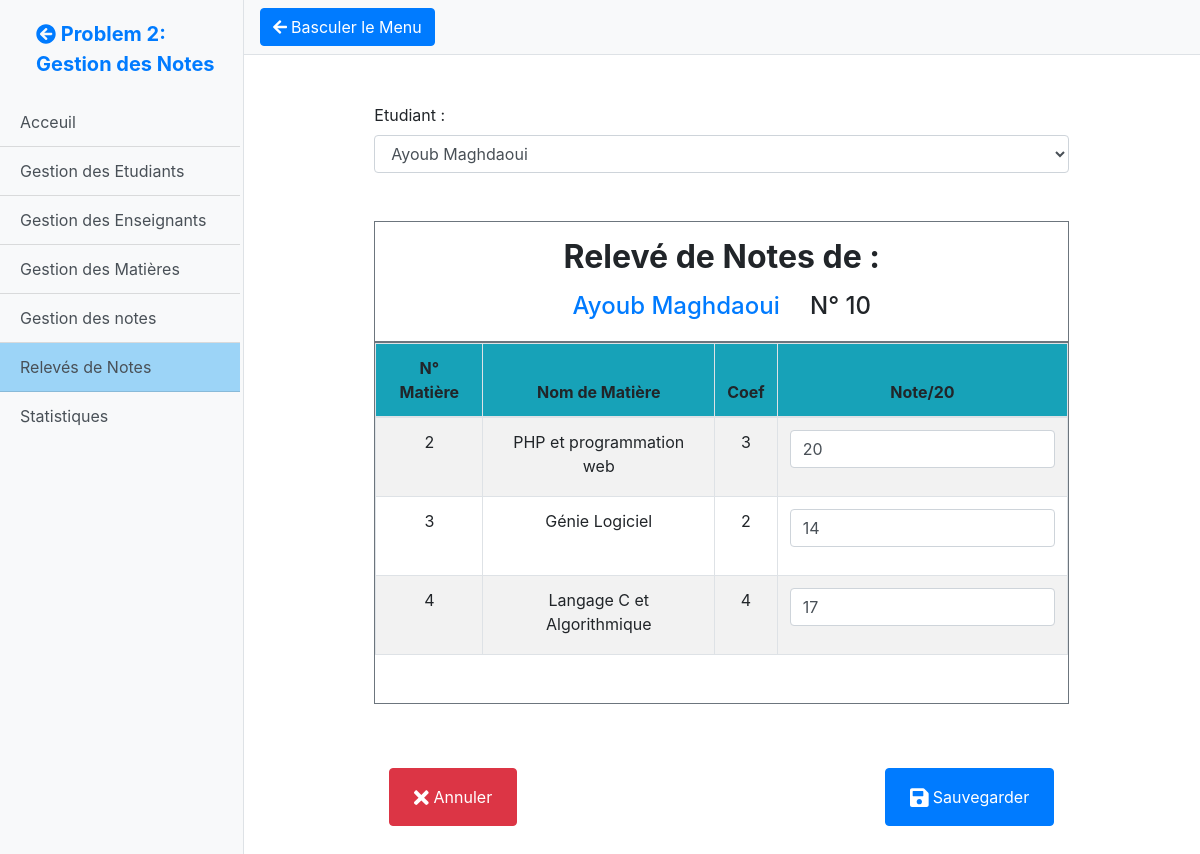
Screenshot of /Notes/Releves_de_Notes.php?M=10 with the database file from the repository.
### tables this page shows
CREATE TABLE `etudiant` (
  `num_etu` int(11) NOT NULL,
  `nom_etu` varchar(60) NOT NULL,
  `CNE` varchar(12) NOT NULL,
  `date_naiss` date NOT NULL,
  `sexe` varchar(6) NOT NULL
);

CREATE TABLE `matiere` (
  `num_mat` int(11) NOT NULL,
  `nom_mat` varchar(50) NOT NULL,
  `coef` int(11) NOT NULL,
  `_num_ens` int(11) NOT NULL
);

CREATE TABLE `notes` (
  `id` int(11) NOT NULL,
  `_num_etu` int(11) NOT NULL,
  `_num_mat` int(11) NOT NULL,
  `note` float DEFAULT NULL
);

### Notes/Config/Config.php (called while the page is built)
<?php
return (object) array(
    'host' => 'localhost',
    'port'  =>  '3306',
    'username' => 'root',
    'password' => '',
    'database' => 'gestion_notes'
);
?>

### Notes/Classes/DB_Connexion.php (called while the page is built, shortened)
<?php
class DB_Connexion {
    protected function __construct()
    {
        $Config = include('./Config/Config.php');
        $this->host = $Config->host;
        $this->port = $Config->port;
        $this->username = $Config->username;
        $this->password = $Config->password;
        $this->database = $Config->database;
        $connexionString =  "mysql:dbname=".$this->database.";host=".$this->host.";port=".$this->port;
        try{
        $this->Connexion = new PDO($connexionString,$this->username,$this->password);
        }catch(PDOException $exc){
            trigger_error(" La connexion à la base de données a échouée vérifiez la base de donnée et sa configuration .",E_USER_ERROR);
        }
    }
}
?>

### Notes/Controllers/ReleveDeNotesController.php (called while the page is built, shortened)
<?php
    require_once('./Models/Etudiant.php');
    require_once('./Models/matiere.php');
    require_once('./Models/note.php');
    $Etudiant = new Etudiant();
    if(isset($_GET['E'])){
        $E= $_GET['E'];
        if(empty($E)||!ctype_digit($E)){
            $EtudErr = 'data';
        }else if( ! $Etudiant->Find($E) )
        $EtudErr = 'notFound';
        else{
            $NoteObj = new Note();
            $notes = $NoteObj->Get_Student_Notes($E);
            $Moyenne = $NoteObj->Calculer_Moyenne($E);
            unset($NoteObj);
            $MatiereOBJ = new Matiere();
            $matieres = $MatiereOBJ->GetAll();
            unset($MatiereOBJ);
        }
    }
    else if(isset($_GET['M'])){
        $M = $_GET['M'];
        if(empty($M)||!ctype_digit($M)){
            $EtudErr = 'data';
        }else if( ! $Etudiant->Find($M) )
        $EtudErr = 'notFound';
        else{
            $NoteObj = new Note();
            $notes = $NoteObj->Get_Student_Notes($M);
            $MatiereOBJ = new Matiere();
            $matieres = $MatiereOBJ->GetAll();
        }
    }
    $etudiants = $Etudiant->GetAll();
?>

### Notes/Models/Etudiant.php (called while the page is built, shortened)
<?php
require_once("./Classes/DB_Connexion.php");
class Etudiant extends DB_Connexion implements DAO{
    public function Find(string $id){
        $string_of_search = " SELECT * FROM etudiant WHERE num_etu = $id ";
        $statement = $this->Connexion->query( $string_of_search);
        if( $statement && $row = $statement->fetch(PDO::FETCH_ASSOC) ){
            $this->num_etu = $row['num_etu'];
            $this->nom_etu = $row['nom_etu'];
            return true;
        }
        return false;
    }
    public function GetAll(){
        $students = [];
        $sql_statement = "SELECT * FROM etudiant order by num_etu";
        $statement = $this->Connexion->query($sql_statement);
        $rows = $statement->fetchAll(PDO::FETCH_ASSOC);
        foreach($rows as $row){
            $student = (object) ['num_etu'=>''];
            $student->num_etu = $row['num_etu'];
            $student->nom_etu = $row['nom_etu'];
            $student->CNE = $row['CNE'];
            $student->date_naiss = $row['date_naiss'];
            $student->sexe= $row['sexe'];
            array_push($students,$student);
        }
        return $students;
    }
}
?>

### Notes/Models/matiere.php (called while the page is built, shortened)
<?php
require_once("./Classes/DB_Connexion.php");
require_once('./Models/enseignant.php');
class Matiere extends DB_Connexion implements DAO{
    public function GetAll(){
        $matieres = [];
        $sql_statement = "SELECT * FROM matiere order by num_mat";
        $statement = $this->Connexion->query($sql_statement);
        $rows = $statement->fetchAll(PDO::FETCH_ASSOC);
        foreach($rows as $row){
            $matiere = (object) ['num_mat'=>''];
            $matiere->num_mat = $row['num_mat'];
            $matiere->nom_mat = $row['nom_mat'];
            $matiere->_num_ens = $this->Get_Matieres_Ens($row['_num_ens']) ;
            $matiere->coef = $row['coef'];
            array_push($matieres,$matiere);
        }
        return $matieres;
    }
    public function Get_Matieres_Ens($id){
        $tmp = new Enseignant();
        if ( $tmp->Find($id) ){
            return (object) ['nom'=>$tmp->nom_ens,'id'=>$tmp->num_ens];
        }
        return false;
    }
}
?>

### Notes/Models/enseignant.php (called while the page is built, shortened)
<?php
require_once("./Classes/DB_Connexion.php");
class Enseignant extends DB_Connexion implements DAO{
    public function Find(string $id){
        $string_of_search = " SELECT * FROM enseignant WHERE num_ens = $id ";
        $statement = $this->Connexion->query( $string_of_search);
        if( $statement && $row = $statement->fetch(PDO::FETCH_ASSOC) ){
            $this->num_ens = $row['num_ens'];
            $this->nom_ens = $row['nom_ens'];
            return true;
        }
        return false;
    }
}
?>

### Notes/Models/note.php (called while the page is built, shortened)
<?php
require_once("./Classes/DB_Connexion.php");
require_once('./Models/matiere.php');
class Note extends DB_Connexion implements DAO{
    public function Get_Student_Notes($num_etu){
        $notes= [];
        $sql_statement = "SELECT * FROM notes WHERE _num_etu = $num_etu";
        $statement = $this->Connexion->query($sql_statement);
        $rows = $statement->fetchAll(PDO::FETCH_ASSOC);
        foreach($rows as $row){
            $notes = array_merge($notes,[ "'".$row['_num_mat']."'" => $row['note'] ]);
        }
        return $notes;
    }
}
?>

### Notes/Views/modifier_releve_de_notes.php (the view, shortened to what this page needs)
<?php
if(!empty($EtudErr)){
echo '
<div class="alert alert-danger py-5 px-3 my-5 w-100" role="alert">
    ';
switch($EtudErr){
    case 'data':
        echo "Données fournies sont incorrectes";
    break;
    case 'notFound':
        echo "Etudiant Introuvable";
    break;
}
}
else{
?>
<div class="row w-75 d-block mx-auto my-5">
    <div class="form-group">
        <label for="">Etudiant : </label>
        <select class="form-control" name="Etudiant" id="EtudiantSelect">
            <?php
            foreach($etudiants as $etudiant){
                if($Etudiant->num_etu==$etudiant->num_etu)
                echo '
                <option value="'.$etudiant->num_etu.'" selected>'.$etudiant->nom_etu.'</option>
                ';
                else
                echo '
                <option value="'.$etudiant->num_etu.'" >'.$etudiant->nom_etu.'</option>
                ';
            }
            ?>
        </select>
    </div>
</div>
<div class="row d-block w-75 mx-auto mt-5 mb-0 border border-secondary py-3 px-2">
    <h2 class="h2 text-center font-weight-bold"> Relevé de Notes de : </h2>
    <h3 class="h4 mt-3 mb-1 text-center"> <a href="./Gestion_Des_Etudiants.php?i=<?php echo $Etudiant->num_etu; ?>">
            <?php echo $Etudiant->nom_etu; ?> </a> <span class="ml-4"> N° <?php echo $Etudiant->num_etu; ?> </span>
    </h3>
</div>
<form action="./Releves_de_Notes.php?M=<?php echo $Etudiant->num_etu; ?>" method="post">
    <div class="row d-block w-75 mx-auto mt-0 mb-5 border border-secondary ">
        <div class="col-12 p-0 m-0">
            <table class="table col-12 table-striped table-bordered border-secondary text-center p-0 mx-0 mt-0 mb-5 ">
                <thead class="bg-info">
                    <tr>
                        <th>N° Matière</th>
                        <th>Nom de Matière</th>
                        <th>Coef</th>
                        <th>Note/20</th>
                    </tr>
                </thead>
                <tbody>
                    <?php
                foreach($matieres as $matiere){
                    echo '
                    <tr>
                        <td scope="row" class="text-center">'.$matiere->num_mat.'</td>
                        <td >'.$matiere->nom_mat.'</td>
                        <td class="text-center">'.$matiere->coef.'</td>
                        <td class="text-center">
                        <div class="form-group">
                          <input type="text"
                            class="form-control ';
                            if(isset($MarksErrs[$matiere->num_mat])) echo ' border-danger ';
                            echo '" name="'.$matiere->num_mat.'" id="" aria-describedby="helpId" placeholder="" value="'. ( isset( $notes["'".$matiere->num_mat."'"] )? $notes["'".$matiere->num_mat."'"]:"" ) .'"/>
                        </div>
                        </td>
                    </tr>
                    ';
                }
                ?>
                </tbody>
            </table>
        </div>
    </div>
    <div class="w-75 mx-auto row  mt-4 mb-5 py-3">
        <div class="col text-left">
            <a name="" id="" class="btn btn-danger py-3 px-4"
                href="./Releves_de_Notes.php?E=<?php echo $Etudiant->num_etu ?>" role="button">
                <?php if(isset($res)) echo " <i class='fa fa-arrow-left'></i> Retourner  "; else  echo '<i class="fa fa-times fa-lg"></i> Annuler' ; ?>
            </a>
        </div>
        <div class="col text-right">
            <button name="EditReleve" type="submit" class="btn btn-primary py-3 px-4">
                <i class="fas fa-save fa-lg "></i>
                Sauvegarder </button>
        </div>
    </div>
</form>
<?php } ?>

### css/simple-sidebar.css (style rules this page uses)
body { overflow-x: hidden; }

### rows the page displays
etudiant: nom_etu "Ayoub Maghdaoui", num_etu "10"
matiere: num_mat "2", nom_mat "PHP et programmation web", coef "3"
notes: _num_mat+note "20", note "14", _num_mat+note "17"
matiere: num_mat "3", nom_mat "Génie Logiciel", coef "2"
matiere: num_mat "4", nom_mat "Langage C et Algorithmique", coef "4"

### other values shown
form field Etudiant "Ayoub Maghdaoui"
